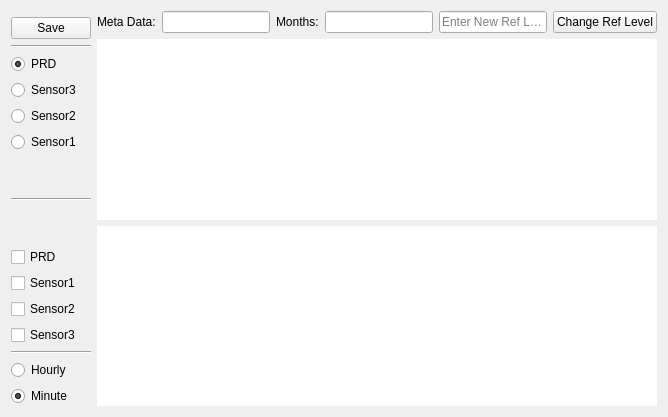
      <widget class="QWidget" name="page">
       <property name="enabled">
        <bool>true</bool>
       </property>
       <layout class="QGridLayout" name="gridLayout_2">
        <item row="0" column="0">
         <layout class="QVBoxLayout" name="verticalLayout_left_main">
          <property name="sizeConstraint">
           <enum>QLayout::SetDefaultConstraint</enum>
          </property>
          <item>
           <widget class="SwitchWidget" name="switchwidget">
            <property name="maximumSize">
             <size>
              <width>120</width>
              <height>80</height>
             </size>
            </property>
           </widget>
          </item>
          <item>
           <widget class="QPushButton" name="save_btn">
            <property name="toolTip">
             <string>Save High Frequency and Fast Delivery data. Annual HF data is also created</string>
            </property>
            <property name="toolTipDuration">
             <number>-1</number>
            </property>
            <property name="text">
             <string>Save</string>
            </property>
            <property name="autoDefault">
             <bool>false</bool>
            </property>
            <property name="default">
             <bool>false</bool>
            </property>
            <property name="flat">
             <bool>false</bool>
            </property>
           </widget>
          </item>
          <item>
           <layout class="QVBoxLayout" name="verticalLayout_left_top_main">
            <item>
             <widget class="Line" name="line_2">
              <property name="orientation">
               <enum>Qt::Horizontal</enum>
              </property>
             </widget>
            </item>
            <item>
             <layout class="QVBoxLayout" name="verticalLayout_left_top">
              <item>
               <widget class="QRadioButton" name="radioButton">
                <property name="text">
                 <string>PRD</string>
                </property>
                <property name="checked">
                 <bool>true</bool>
                </property>
                <attribute name="buttonGroup">
                 <string notr="true">buttonGroup_data</string>
                </attribute>
               </widget>
              </item>
              <item>
               <widget class="QRadioButton" name="radioButton_4">
                <property name="text">
                 <string>Sensor3</string>
                </property>
                <attribute name="buttonGroup">
                 <string notr="true">buttonGroup_data</string>
                </attribute>
               </widget>
              </item>
              <item>
               <widget class="QRadioButton" name="radioButton_3">
                <property name="text">
                 <string>Sensor2</string>
                </property>
                <attribute name="buttonGroup">
                 <string notr="true">buttonGroup_data</string>
                </attribute>
               </widget>
              </item>
              <item>
               <widget class="QRadioButton" name="radioButton_2">
                <property name="text">
                 <string>Sensor1</string>
                </property>
                <attribute name="buttonGroup">
                 <string notr="true">buttonGroup_data</string>
                </attribute>
               </widget>
              </item>
             </layout>
            </item>
            <item>
             <spacer name="verticalSpacer">
              <property name="orientation">
               <enum>Qt::Vertical</enum>
              </property>
              <property name="sizeHint" stdset="0">
               <size>
                <width>20</width>
                <height>40</height>
               </size>
              </property>
             </spacer>
            </item>
           </layout>
          </item>
          <item>
           <widget class="Line" name="line">
            <property name="orientation">
             <enum>Qt::Horizontal</enum>
            </property>
           </widget>
          </item>
          <item>
           <layout class="QVBoxLayout" name="verticalLayout_bottom_main">
            <item>
             <spacer name="verticalSpacer_2">
              <property name="orientation">
               <enum>Qt::Vertical</enum>
              </property>
              <property name="sizeHint" stdset="0">
               <size>
                <width>20</width>
                <height>40</height>
               </size>
              </property>
             </spacer>
            </item>
            <item>
             <layout class="QVBoxLayout" name="verticalLayout_bottom">
              <item>
               <widget class="QCheckBox" name="checkBox">
                <property name="enabled">
                 <bool>true</bool>
                </property>
                <property name="text">
                 <string>PRD</string>
                </property>
                <property name="checked">
                 <bool>false</bool>
                </property>
                <attribute name="buttonGroup">
                 <string notr="true">buttonGroup_residual</string>
                </attribute>
               </widget>
              </item>
              <item>
               <widget class="QCheckBox" name="checkBox_2">
                <property name="text">
                 <string>Sensor1</string>
                </property>
                <property name="checked">
                 <bool>false</bool>
                </property>
                <attribute name="buttonGroup">
                 <string notr="true">buttonGroup_residual</string>
                </attribute>
               </widget>
              </item>
              <item>
               <widget class="QCheckBox" name="checkBox_3">
                <property name="text">
                 <string>Sensor2</string>
                </property>
                <property name="checked">
                 <bool>false</bool>
                </property>
                <attribute name="buttonGroup">
                 <string notr="true">buttonGroup_residual</string>
                </attribute>
               </widget>
              </item>
              <item>
               <widget class="QCheckBox" name="checkBox_4">
                <property name="text">
                 <string>Sensor3</string>
                </property>
                <property name="checked">
                 <bool>false</bool>
                </property>
                <property name="autoRepeat">
                 <bool>false</bool>
                </property>
                <property name="autoExclusive">
                 <bool>false</bool>
                </property>
                <property name="tristate">
                 <bool>false</bool>
                </property>
                <attribute name="buttonGroup">
                 <string notr="true">buttonGroup_residual</string>
                </attribute>
               </widget>
              </item>
             </layout>
            </item>
            <item>
             <widget class="Line" name="line_3">
              <property name="orientation">
               <enum>Qt::Horizontal</enum>
              </property>
             </widget>
            </item>
            <item>
             <layout class="QVBoxLayout" name="verticalLayout">
              <item>
               <widget class="QRadioButton" name="radioButton_Hourly">
                <property name="text">
                 <string>Hourly</string>
                </property>
                <property name="checked">
                 <bool>false</bool>
                </property>
                <attribute name="buttonGroup">
                 <string notr="true">buttonGroup_resolution</string>
                </attribute>
               </widget>
              </item>
              <item>
               <widget class="QRadioButton" name="radioButton_Minute">
                <property name="text">
                 <string>Minute</string>
                </property>
                <property name="checked">
                 <bool>true</bool>
                </property>
                <attribute name="buttonGroup">
                 <string notr="true">buttonGroup_resolution</string>
                </attribute>
               </widget>
              </item>
             </layout>
            </item>
           </layout>
          </item>
         </layout>
        </item>
        <item row="0" column="1">
         <layout class="QVBoxLayout" name="verticalLayout_2">
          <item>
           <layout class="QHBoxLayout" name="horizontalLayout">
            <item>
             <widget class="QLabel" name="label">
              <property name="text">
               <string>Meta Data:</string>
              </property>
             </widget>
            </item>
            <item>
             <widget class="QLineEdit" name="lineEdit">
              <property name="enabled">
               <bool>true</bool>
              </property>
              <property name="minimumSize">
               <size>
                <width>100</width>
                <height>0</height>
               </size>
              </property>
              <property name="acceptDrops">
               <bool>true</bool>
              </property>
              <property name="readOnly">
               <bool>true</bool>
              </property>
             </widget>
            </item>
            <item>
             <widget class="QLabel" name="label_2">
              <property name="text">
               <string>Months:</string>
              </property>
             </widget>
            </item>
            <item>
             <widget class="QLineEdit" name="lineEdit_2">
              <property name="enabled">
               <bool>true</bool>
              </property>
              <property name="minimumSize">
               <size>
                <width>100</width>
                <height>0</height>
               </size>
              </property>
              <property name="maximumSize">
               <size>
                <width>150</width>
                <height>16777215</height>
               </size>
              </property>
              <property name="dragEnabled">
               <bool>false</bool>
              </property>
              <property name="readOnly">
               <bool>true</bool>
              </property>
             </widget>
            </item>
            <item>
             <widget class="QLineEdit" name="refLevelEdit">
              <property name="minimumSize">
               <size>
                <width>100</width>
                <height>0</height>
               </size>
              </property>
              <property name="maximumSize">
               <size>
                <width>150</width>
                <height>16777215</height>
               </size>
              </property>
              <property name="maxLength">
               <number>32000</number>
              </property>
              <property name="placeholderText">
               <string>Enter New Ref Level</string>
              </property>
             </widget>
            </item>
            <item>
             <widget class="QPushButton" name="ref_level_btn">
              <property name="text">
               <string>Change Ref Level</string>
              </property>
             </widget>
            </item>
           </layout>
          </item>
          <item>
           <widget class="MatplotlibWidget" name="mplwidget_top">
            <property name="cursor">
             <cursorShape>CrossCursor</cursorShape>
            </property>
            <property name="styleSheet">
             <string notr="true">background-color: rgb(255, 255, 255);
font: 8pt &quot;Arial&quot;;</string>
            </property>
           </widget>
          </item>
          <item>
           <widget class="MatplotlibWidget" name="mplwidget_bottom">
            <property name="styleSheet">
             <string notr="true">background-color: rgb(255, 255, 255);</string>
            </property>
           </widget>
          </item>
         </layout>
        </item>
       </layout>
      </widget>
